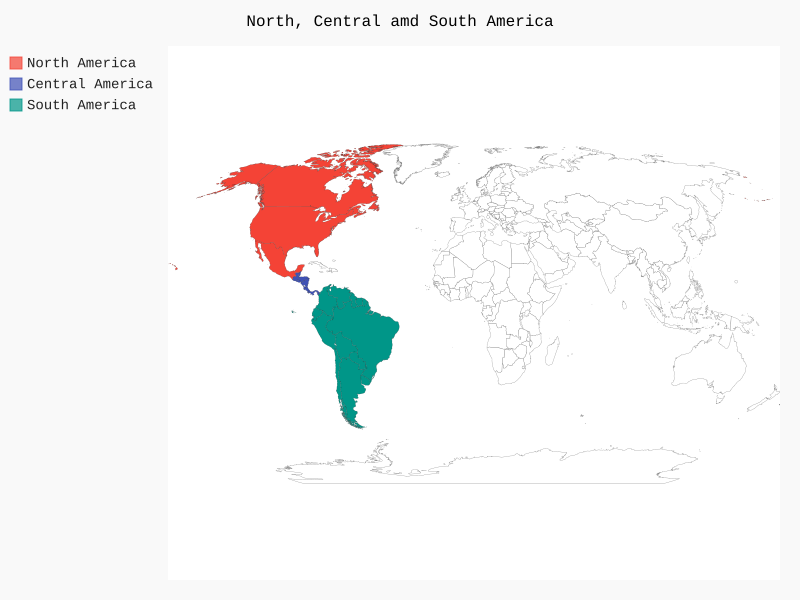

Generate this figure with Python:
from  pygal.maps.world import World

wm = World()
wm.title = 'North, Central amd South America'

wm.add('North America', ['ca', 'mx', 'us'])
wm.add('Central America', ['bz', 'cr', 'gt', 'hn', 'ni', 'pa', 'sv'])
wm.add('South America', ['ar', 'bo', 'br', 'cl', 'co', 'ec', 'gf',
	'gy', 'pe', 'py', 'sr', 'uy', 've'])

wm.render_to_file('americas.svg')
